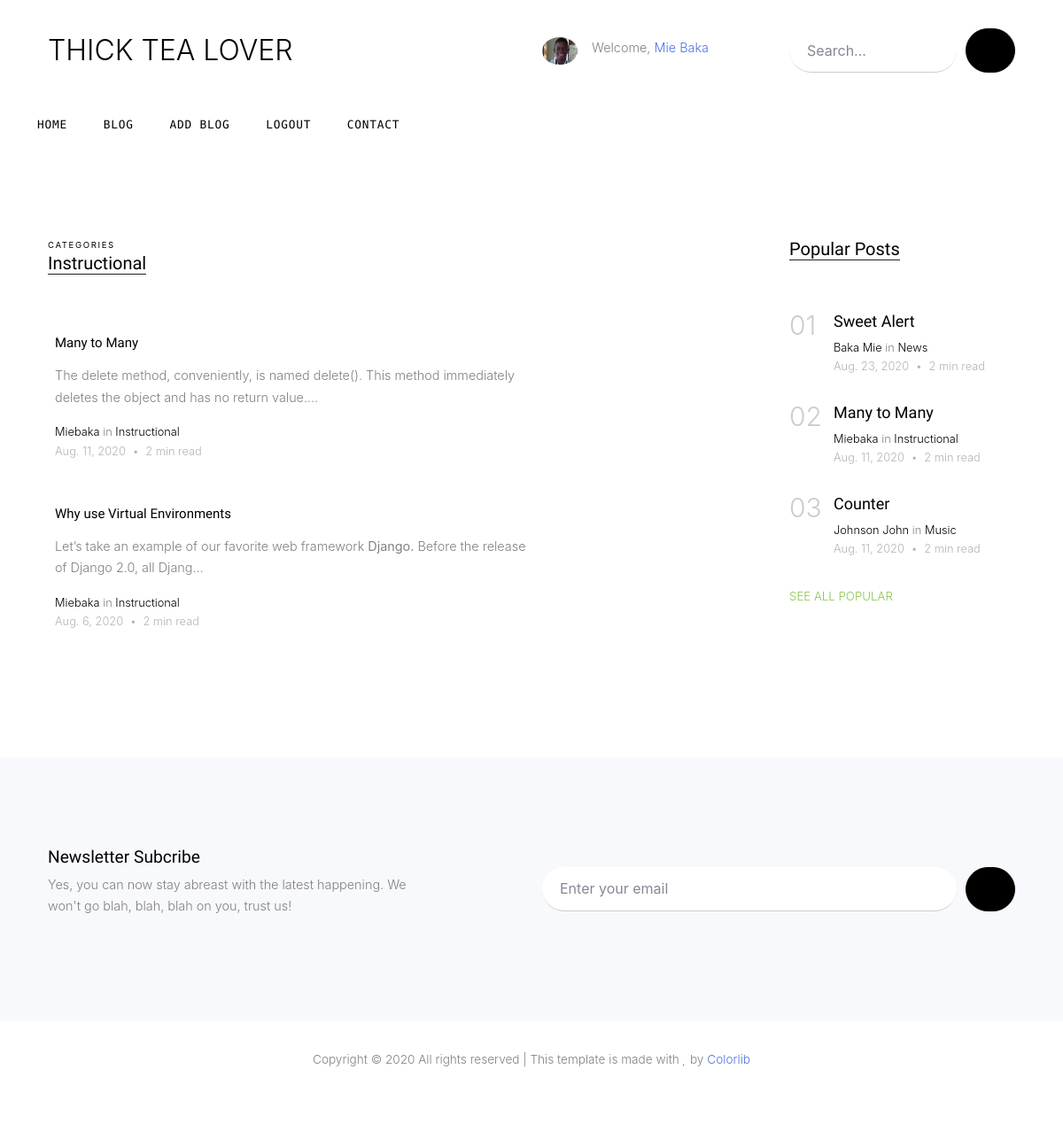
Page /articles_list/Instructional/ (signed in) on the earlier database version.
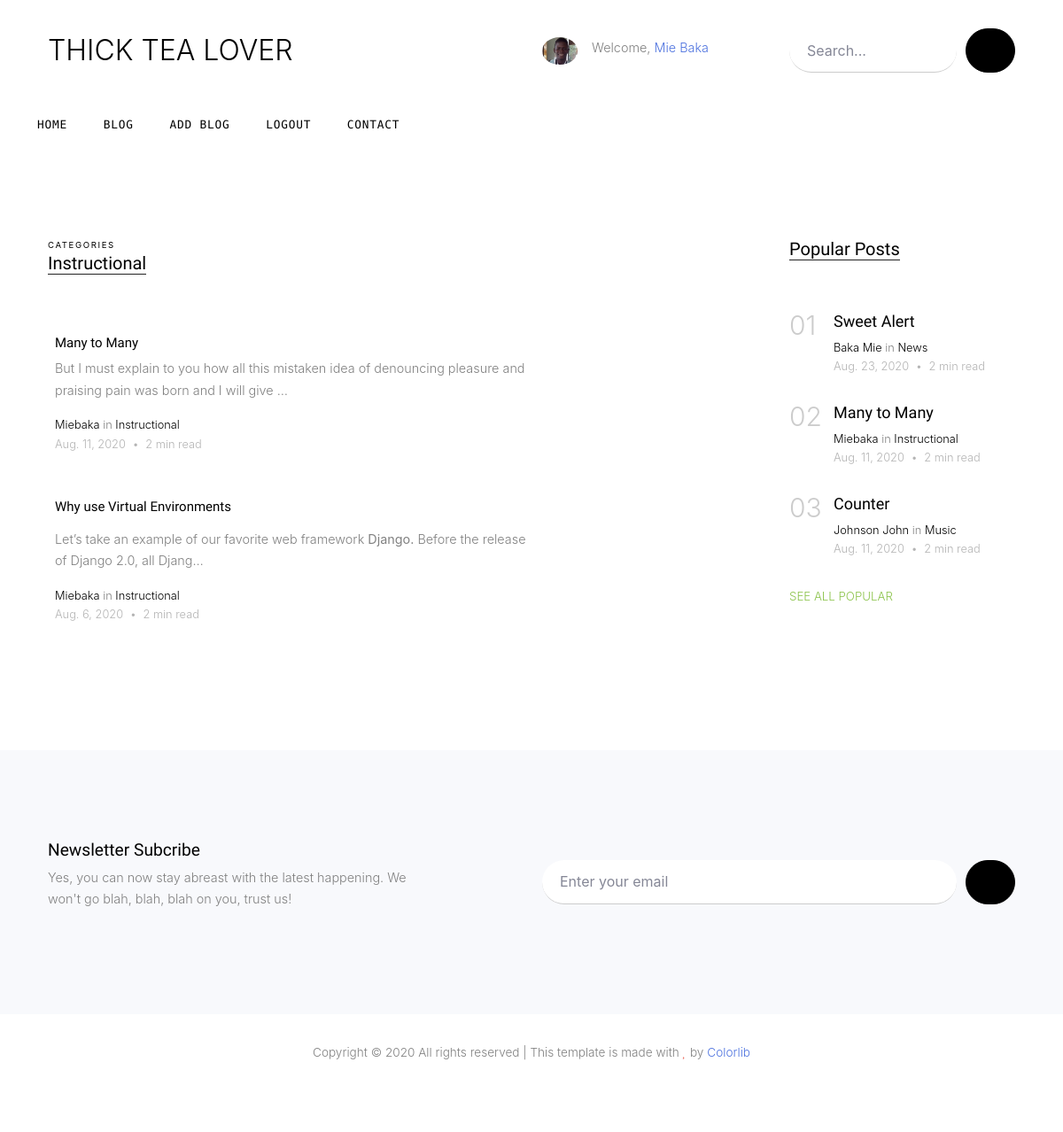
Same page on the later database version.
### blog/models.py (models this page shows, shortened)
class Profile(models.Model):
    user = models.OneToOneField(User, null=True, on_delete=models.CASCADE)
    email_confirmed = models.BooleanField(default=False)
    number_of_post = models.IntegerField(null=True)
    number_of_views = models.IntegerField(null=True, default=0)
    profile_complete = models.BooleanField(null=True, default=False)
    birth_date = models.DateField(null=True , blank=True)
    bio = models.TextField(max_length=200 , null=True, blank=True)
    sex = models.CharField(max_length=6 , null=True, blank=True)
    location = models.CharField(max_length=30 , choices=COUNTRY, null=True, blank=True)
    cover_image = models.ImageField(default='default_image.jpg', null=True, upload_to='profile/images/')
    linkedin = models.URLField(max_length=80, null=True)
    twitter = models.URLField(max_length=80, null=True)
    github = models.URLField(max_length=80, null=True)
    whatsapp = models.URLField(null=True)
    visibility = models.BooleanField(null=True, default=False)

class Category(models.Model):
    name = models.CharField(max_length=20, unique=True)
    added_by = models.ForeignKey(User, null=True, on_delete = models.CASCADE)
    created_on = models.DateTimeField(auto_now_add=True, null=True)

class Post(models.Model):
    author = models.ForeignKey(User, null = True, on_delete = models.SET_NULL, related_name='publisher')
    title = models.CharField(max_length=30, verbose_name="Post title")
    slug = models.SlugField(unique=True, max_length=100, null=True)
    body = RichTextUploadingField()
    created_on = models.DateTimeField(auto_now_add=True)
    cover_image = models.ImageField(default='teadefault.jpg', upload_to='images/')
    last_modified = models.DateTimeField(auto_now=True, blank=True)
    published_flag = models.BooleanField(null=True, default=False)
    status = models.CharField(max_length=7, null=True)
    number_of_comments = models.IntegerField(null=True)
    favorite = models.BooleanField(null=True)
    read_duration = models.IntegerField(null=True, default=3)
    number_of_views = models.IntegerField(null=True, default=0)
    new_tag = models.ManyToManyField('Tags', related_name='tag')
    categories = models.ManyToManyField('Category', related_name='posts')
    approved_by = models.ForeignKey(User, null=True, on_delete=models.SET_NULL, related_name='approval_officer' )

### blog/views.py (the view)
# urls.py: path("articles_list/<category>/", views.blog_category, name="blog_category"),
def blog_category(request, category):
    post = Post.objects.filter(categories__name__contains=category).order_by(
        "-created_on")
    popular_post = Post.objects.filter(published_flag=True, status='Ready').order_by("-number_of_views")[:4]
    page = request.GET.get('page', 1)
    paginator = Paginator(post, 3)
    try:
        posts = paginator.page(page)
    except PageNotAnInteger:
        posts = paginator.page(1)
    except EmptyPage:
        posts = paginator.page(paginator.num_pages)
    context = {
            "category": category,
            "posts": posts,
            "popular_post": popular_post
    }
    return render(request, "blog_category.html", context)

### blog/templates/blog_category.html (shortened to what this page needs)
{% extends "base.html" %}
{% block page_content %}
<div class="site-section">
    <div class="container">
        <div class="row">
            <div class="col-lg-9">
                <div class="section-title">
                    <span class="caption d-block small">Categories</span>
                    <h2>{% block head_title %} {{ category }} {% endblock %}</h2>
                </div>
                {% for post in posts %}
                <div class="post-entry-2 d-flex">
                    <div class="thumbnail order-md-2" style="background-image: url('{{ post.cover_image.url }}')">
                    </div>
                    <div class="contents order-md-1 pl-2">
                        <h2><a href="{% url 'blog:blog_detail' slug=post.slug %}">{{ post.title }}</a></h2>
                        <p class="mb-3">{{ post.body | truncatechars_html:120  | safe }}</p>
                        <div class="post-meta">
                            <span class="d-block">
                                <a href="{% url 'blog:blog_author' post.author %}">
                                    {{ post.author.first_name }}</a>
                                in
                                {% for category in post.categories.all %}
                                <a href="{% url 'blog:blog_category' category.name %}">{{ category.name }}</a>
                                {% endfor %}
                            </span>
                            <span class="date-read">{{ post.created_on.date }} <span class="mx-1">&bullet;</span>
                                {{ post.read_duration }} min
                                read
                                {% if post.favorite %}
                                <span class="icon-star2"></span>
                                {% endif %}
                        </div>
                    </div>
                </div>
                {% endfor %}
            </div>
            <div class="col-lg-3">
                {% if popular_post %}
                <div class="section-title">
                    <h2>Popular Posts</h2>
                </div>
                {% endif %}
                {% for Popular in popular_post %}
                <div class="trend-entry d-flex">
                    <div class="number align-self-start">0{{forloop.counter}}</div>
                    <div class="trend-contents">
                        <h2><a href="{% url 'blog:blog_detail' slug=Popular.slug %}">{{ Popular.title}}</a></h2>
                        <div class="post-meta">
                            <span class="d-block">
                                <a href="{% url 'blog:blog_author' Popular.author %}">{{ Popular.author.last_name }}
                                    {{ Popular.author.first_name }}</a>
                                in
                                {% for category in Popular.categories.all %}
                                <a href="{% url 'blog:blog_category' category.name %}">{{ category.name }}</a>
                                {% endfor %}
                            </span>
                                <span class="date-read">{{ Popular.created_on.date }} <span class="mx-1">&bullet;</span>
                                {{ Popular.read_duration }} min read
                                {% if Popular.favorite %}
                                <span class="icon-star2"></span>
                                {% endif %}
                            </span>
                        </div>
                    </div>
                </div>
                {% endfor %}
                <p>
                    <a href="{% url 'blog:popular_views' %}" class="more">See All Popular <span class="icon-keyboard_arrow_right"></span></a>
                </p>
            </div>
        </div>
        <div class="row">
            <div class="col-lg-6">
            </div>
        </div>
    </div>
</div>
<div class="site-section subscribe bg-light">
    <div class="container">
        <form action="" modelAttribute="api" method="POST" id="add_email_news_letter"  class="row align-items-center">
            <div class="col-md-5 mr-auto">
                <h2>Newsletter Subcribe</h2>
                <p>Yes, you can now stay abreast with the latest happening.
                    We won't go blah, blah, blah on you, trust us!</p>
            </div>
            <div class="col-md-6 ml-auto">
                <div class="d-flex">
                    <input type="email" class="form-control" placeholder="Enter your email"
                        name="email_newsletter">
                    <button type="submit" class="btn btn-secondary"><span
                            class="icon-paper-plane"></span></button>
                    </div>
            </div>
        </form>
    </div>
</div>
{% endblock %}

### templates/base.html (shortened to what this page needs)
{% load static %}
<!DOCTYPE html>
<html lang="en">
<head>
  <link rel="stylesheet" href="{% static 'fonts/icomoon/style.css' %}">
  <link rel="stylesheet" href="{% static 'css/bootstrap.min.css' %}">
  <link rel="stylesheet" href="{% static 'Bootstrap_Extra/css/bootstrap-select.css' %}">
  <link rel="stylesheet" href="{% static 'css/nav_tab.css' %}">
  <link rel="stylesheet" href="{% static 'css/jquery-ui.css' %}">
  <link rel="stylesheet" href="{% static 'css/tagsinput.css' %}">
  <link rel="stylesheet" href="{% static 'css/owl.carousel.min.css' %}">
  <link rel="stylesheet" href="{% static 'css/owl.theme.default.min.css' %}">
  <link rel="stylesheet" href="{% static 'css/owl.theme.default.min.css' %}">
  <link rel="stylesheet" href="{% static 'css/jquery.fancybox.min.css' %}">
  <link rel="stylesheet" href="{% static 'css/bootstrap-datepicker.css' %}">
  <link rel="stylesheet" href="{% static 'fonts/flaticon/font/flaticon.css' %}">
  <link rel="stylesheet" href="{% static 'dashboard/css/sb-admin-2.min.css' %}">
  <link rel="stylesheet" href="{% static 'dashboard/vendor/fontawesome-free/css/all.min.css' %}">
  <link rel="stylesheet" href="{% static 'css/aos.css' %}">
  <link href="{% static 'css/jquery.mb.YTPlayer.min.css' %}" media="all" rel="stylesheet" type="text/css">
  <link rel="stylesheet" href="{% static 'css/style.css' %}">
  <link rel="stylesheet" href="{% static 'css/profile.css' %}">
</head>
<body data-spy="scroll" data-target=".site-navbar-target" data-offset="300">
  <div class="site-wrap mb-2">
    <div class="header-top">
      <div class="container">
        <div class="row align-items-center">
          <div class="col-12 col-lg-6 d-flex">
            <a href="{% url 'blog:homepage_view' %}" class="site-logo">
              THICK TEA LOVER
            </a>
          </div>
            {% if user.is_authenticated %}
            <div class="col-12 col-lg-3 d-flex">
            <div class="bio-pic mr-3">
              <img src="{{ user.profile.cover_image.url  }}" alt="Profile Image" class="img-fluidid">
            </div>
            <div class="d-inline-block"> Welcome, <a
                href="{% url 'blog:dashboard_home' user.username %}">{{ user.get_full_name }}</a></div>
            </div>
            {% endif %}
              <form action="{% url 'blog:blog_index_search' %}" method="POST"
                class="col-12 col-lg-3 ml-auto align-items-center">
                <div class="d-flex">
                  <input type="search" name="search_word" class="form-control" id="search_word"
                    placeholder="Search...">
                  <button type="submit" class="btn btn-secondary"><span class="icon-search"></span></button>
                </div>
              </form>
          </div>
      </div>
      <div class="site-navbar py-2 js-sticky-header site-navbar-target d-none pl-0 d-lg-block" role="banner">
        <div class="container">
          <div class="row">
            <div class="d-flex align-items-center">
              <div class="mr-auto">
                <nav class="site-navigation position-relative text-right" role="navigation">
                  <ul class="site-menu main-menu js-clone-nav mr-auto d-none pl-0 d-lg-block">
                    {% if bt_highlighted_home %}
                    <li class="active"><a href="{% url 'blog:homepage_view' %}" class="nav-link text-left">Home</a></li>
                    {% else %}
                    <li class="home"><a href="{% url 'blog:homepage_view' %}" class="nav-link text-left">Home</a></li>
                    {% endif %}
                    {% if bt_highlighted_index %}
                    <li class="active"><a href="{% url 'blog:blog_index' %}" class="nav-link text-left">Blog</a></li>
                    {% else %}
                    <li class="blog"><a href="{% url 'blog:blog_index' %}" class="nav-link text-left">Blog</a></li>
                    {% endif %}
                    {% if user.is_authenticated %}
                    {% if bt_highlighted_add_blog %}
                    <li class="active"><a href="{% url 'blog:dashboard_add_post' user.username %}"
                      class="nav-link text-left">Add Blog</a></li>
                    {% else %}
                    <li class="add_blog"><a href="{% url 'blog:dashboard_add_post' user.username %}"
                      class="nav-link text-left">Add Blog</a></li>
                    {% endif %}
                    {% if bt_highlighted_logout %}
                    <li class="active"><a href="javascript:;" class="nav-link text-left"
                    onclick="log_out()">Logout</a></li>
                    {% else %}
                    <li class="logged_out"><a href="javascript:;" class="nav-link text-left"
                      onclick="log_out()">Logout</a></li>
                    {% endif %}
                  {% else %}
                  {% if bt_highlighte_signing %}
                  <li class="active"><a href="{% url 'accounts:login' %}" class="nav-link text-left">Login/Signup</a></li>
                  {% else %}
                  <li class="login_signup"><a href="{% url 'accounts:login' %}" class="nav-link text-left">Login/Signup</a></li>
                  {% endif %}
                    {% endif %}
                    {% if bt_highlighte_contact %}
                    <li class="active"><a href="{% url 'blog:blog_contact' %}" class="nav-link text-left">Contact</a></li>
                    {% else %}
                    <li class="Contact"><a href="{% url 'blog:blog_contact' %}" class="nav-link text-left">Contact</a></li>
                    {% endif %}
                  </ul>
                </nav>
              </div>
            </div>
          </div>
        </div>
      </div>
      {% block page_content %}
      {% endblock %}
      <div class="footer">
        <div class="container">
          <div class="row">
            <div class="col-12">
              <div class="copyright">
                <p>
                  Copyright &copy;
                  <script>document.write(new Date().getFullYear());</script> All rights reserved | This template is made
                  with <i class="icon-heart text-danger" aria-hidden="true"></i> by <a href="https://colorlib.com"
                    target="_blank">Colorlib</a>
                </p>
                <div class="ml-md-auto top-social d-lg-inline-block">
                  <a href="https://www.facebook.com/thicktealover" class="d-inline-block p-3"><span
                      class="icon-facebook"></span></a>
                  <a href="https://www.twitter.com/thicktealover" class="d-inline-block p-3"><span
                      class="icon-twitter"></span></a>
                  <a href="https://www.instagram.com/thicktealover" class="d-inline-block p-3"><span
                      class="icon-instagram"></span></a>
                </div>
              </div>
            </div>
          </div>
        </div>
      </div>
    </div>
</body>
</html>

Differences in the rows shown:
changed Post "Many to Many": body "The delete method, conveniently, is named delete(). This method immediately deletes the object and has no return value.…" → "But I must explain to you how all this mistaken idea of denouncing pleasure and praising pain was born and I will give …"
